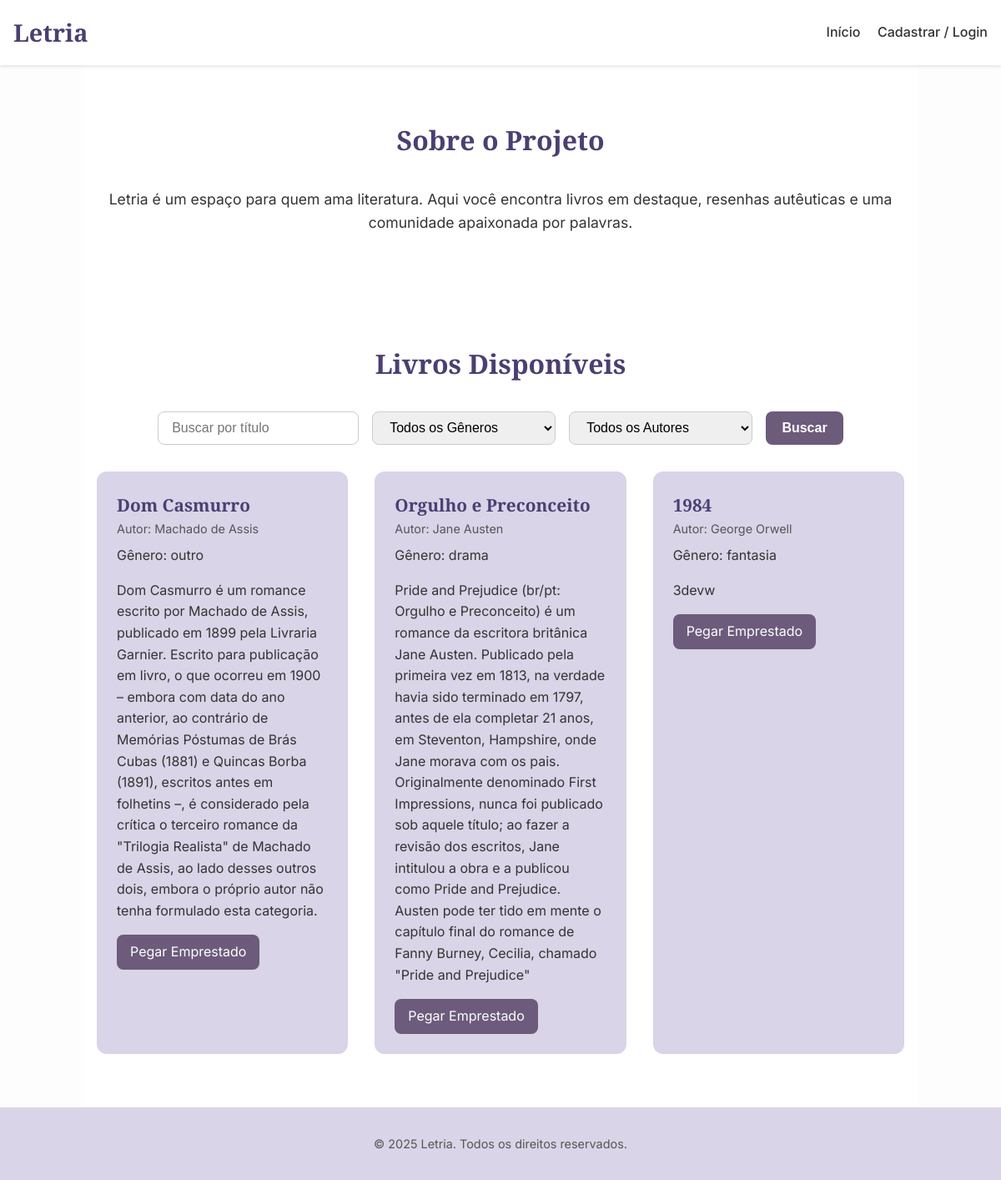
Before: / with the older database file.
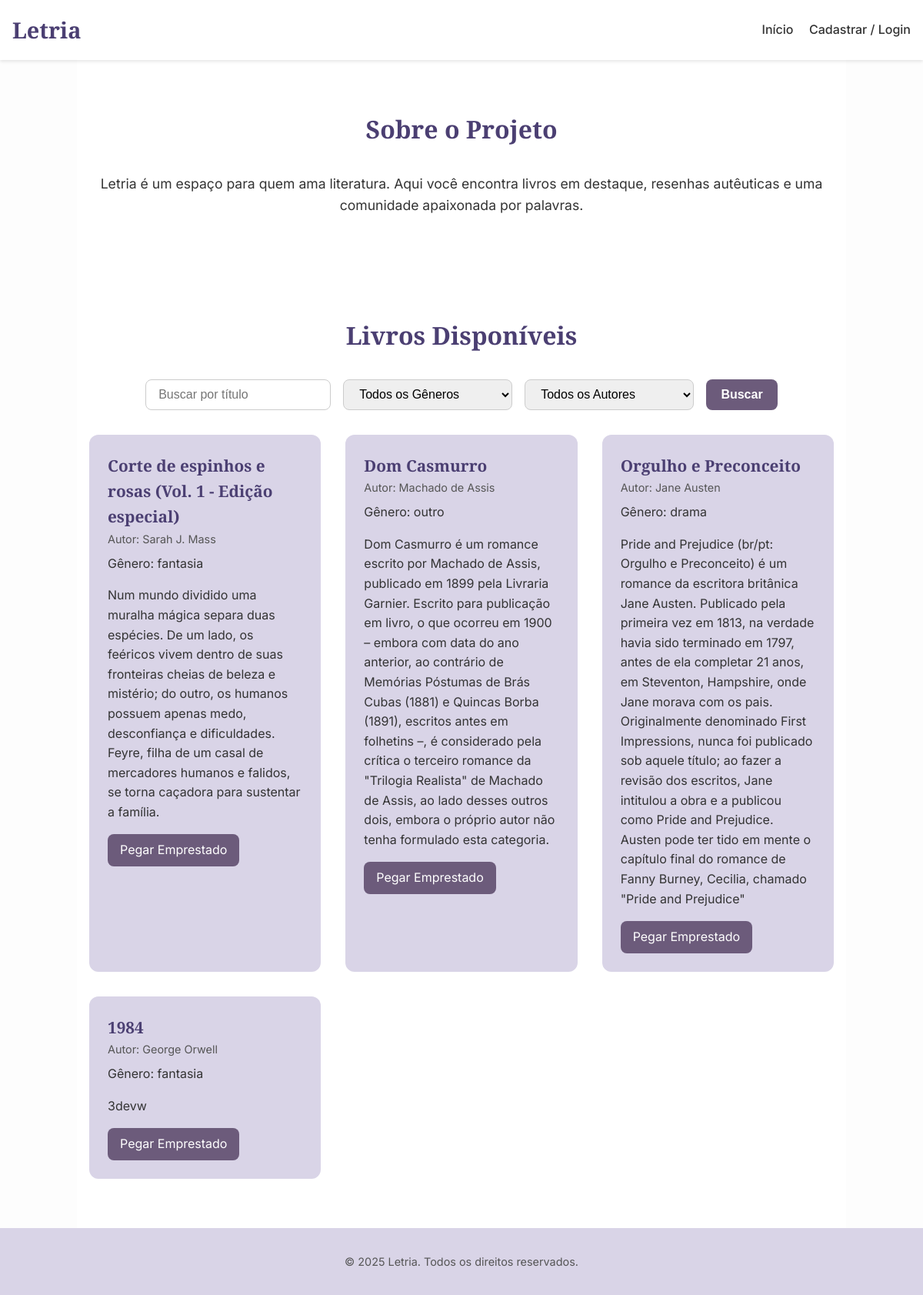
After: the same page with the newer database file.
### app/models.py (models this page shows)
class Livro(Base):
    __tablename__ = "livros"
    id = Column(Integer, primary_key=True, index=True)
    titulo = Column(String, nullable=False)
    descricao = Column(Text)
    ano_publicacao = Column(Integer)
    genero = Column(String)
    capa_url = Column(String)
    autor_id = Column(Integer, ForeignKey("autores.id"))
    disponibilidade = Column(Boolean, default=True)
    autor = relationship("Autor", back_populates="livros")
    emprestimos = relationship("Emprestimo", back_populates="livro")

class Autor(Base):
    __tablename__ = "autores"
    id = Column(Integer, primary_key=True, index=True)
    nome = Column(String, nullable=False)
    biografia = Column(Text)
    livros = relationship("Livro", back_populates="autor")

### app/main.py (the view)
@app.get("/")
def homepage(
    request: Request,
    busca_titulo: str = "",
    genero: str = "",
    autor_id: str = "",
    db: Session = Depends(get_db)
):
    query = db.query(Livro)
    if busca_titulo:
        query = query.filter(Livro.titulo.ilike(f"%{busca_titulo}%"))
    if genero:
        query = query.filter(Livro.genero == genero)
    if autor_id:
        query = query.filter(Livro.autor_id == int(autor_id))
    livros = query.order_by(Livro.id.desc()).all()
    generos = [row[0] for row in db.query(Livro.genero).distinct().all()]
    autores = db.query(Autor).all()
    return templates.TemplateResponse("index.html", {
        "request": request,
        "livros": livros,
        "generos": generos,
        "autores": autores,
        "genero": genero,
        "autor_id": autor_id,
        "sucesso": False
    })

### templates/index.html (shortened to what this page needs)
<!DOCTYPE html>
<html lang="pt-br">
<head>
</head>
<body>
  <header class="cabecalho">
    <div class="conteudo-cabecalho">
      <h1 class="logo">Letria</h1>
      <nav class="navegacao">
        <a href="/">Início</a>
        <a href="/usuario"> Cadastrar / Login</a>
      </nav>
    </div>
  </header>
  <main class="conteudo-centralizado">
    <section id="sobre" class="sessao-sobre">
      <h2 class="titulo-secao">Sobre o Projeto</h2>
      <p class="texto-secao">
        Letria é um espaço para quem ama literatura. Aqui você encontra livros em destaque, resenhas autêuticas e uma comunidade apaixonada por palavras.
      </p>
    </section>
    <section id="destaques" class="sessao-livros">
      <h2 class="titulo-secao">Livros Disponíveis</h2>
      <form method="get" action="/" class="form-filtro">
        <input type="text" name="busca_titulo" placeholder="Buscar por título">
        <select name="genero">
          <option value="">Todos os Gêneros</option>
        </select>
        <select name="autor_id">
          <option value="">Todos os Autores</option>
        </select>
        <button type="submit">Buscar</button>
      </form>
      <section id="lista-livros" class="grade-livros">
        {% for livro in livros %}
          <article class="livro-destacado">
            <h3 class="titulo-livro">{{ livro.titulo }}</h3>
            <p class="autor-livro">Autor: {{ livro.autor.nome }}</p>
            <p class="descricao-livro">Gênero: {{ livro.genero }}</p>
            <p class="descricao-livro">{{ livro.descricao }}</p>
            <a href="/emprestimo" class="botao-ler-mais">Pegar Emprestado</a>
          </article>
        {% else %}
          <p>Nenhum livro encontrado.</p>
        {% endfor %}
      </section>
    </section>
  </main>
  <footer class="rodape">
    <p>&copy; 2025 Letria. Todos os direitos reservados.</p>
  </footer>
</body>
</html>

### templates/index.html (style rules this page uses)
:root { --cor-primaria: #4B3F72; --cor-secundaria: #D9D4E7; --cor-fundo: #FDFDFD; --cor-texto: #333333; --cor-botao: #6C5B7B; --cor-botao-hover: #5A4E69; --fonte-titulo: 'Playfair Display', serif; --fonte-texto: 'Inter', sans-serif; }
* { margin: 0; padding: 0; box-sizing: border-box; }
body { font-family: var(--fonte-texto); background-color: var(--cor-fundo); color: var(--cor-texto); line-height: 1.6; }
.cabecalho { background-color: white; box-shadow: 0 2px 4px rgba(0,0,0,0.1); position: sticky; top: 0; z-index: 100; padding: 1rem 0; }
.conteudo-cabecalho { max-width: 1200px; margin: 0 auto; display: flex; justify-content: space-between; align-items: center; padding: 0 1rem; }
.logo { font-family: var(--fonte-titulo); font-size: 1.8rem; color: var(--cor-primaria); }
.navegacao a { margin-left: 1rem; text-decoration: none; color: var(--cor-texto); font-weight: 500; transition: color 0.3s; }
.sessao-sobre, .sessao-livros, .sessao-resenhas { padding: 4rem 1rem; background-color: white; }
.titulo-secao { text-align: center; font-family: var(--fonte-titulo); font-size: 2rem; margin-bottom: 2rem; color: var(--cor-primaria); }
.conteudo-centralizado { max-width: 1000px; margin: 0 auto; }
.texto-secao { font-size: 1.1rem; text-align: center; color: var(--cor-texto); }
.grade-livros { display: grid; grid-template-columns: repeat(auto-fit, minmax(280px, 1fr)); gap: 2rem; margin-top: 2rem; }
.livro-destacado { background-color: var(--cor-secundaria); border-radius: 12px; padding: 1.5rem; transition: transform 0.3s, box-shadow 0.3s; }
.titulo-livro { font-family: var(--fonte-titulo); color: var(--cor-primaria); font-size: 1.3rem; }
.autor-livro { font-size: 0.9rem; color: #555; margin-bottom: 0.5rem; }
.descricao-livro { margin-bottom: 1rem; }
.botao-ler-mais { text-decoration: none; background-color: var(--cor-botao); color: white; padding: 0.5rem 1rem; border-radius: 8px; transition: background-color 0.3s; display: inline-block; }
.rodape { text-align: center; padding: 2rem 1rem; font-size: 0.9rem; background-color: var(--cor-secundaria); color: #555; }
.form-filtro { display: flex; justify-content: center; flex-wrap: wrap; gap: 1rem; margin-bottom: 2rem; }
.form-filtro input[type="text"], .form-filtro select { padding: 0.6rem 1rem; border-radius: 8px; border: 1px solid #ccc; font-size: 1rem; min-width: 220px; }
.form-filtro button { padding: 0.6rem 1.2rem; background-color: var(--cor-botao); color: white; border: none; border-radius: 8px; font-size: 1rem; font-weight: bold; cursor: pointer; transition: background-color 0.3s; }

Changed rows visible on the page:
added Livro: titulo "Corte de espinhos e rosas (Vol. 1 - Edição especial)", autor.nome "Sarah J. Mass", genero "fantasia", descricao "Num mundo dividido uma muralha mágica separa duas espécies. De um lado, os feéricos vivem dentro de suas fronteiras cheias de beleza e mistério; do outro, os humanos possuem apenas medo, desconfiança e dificuldades. Feyre, filha de um casal de mercadores humanos e falidos, se torna caçadora para sustentar a família."
